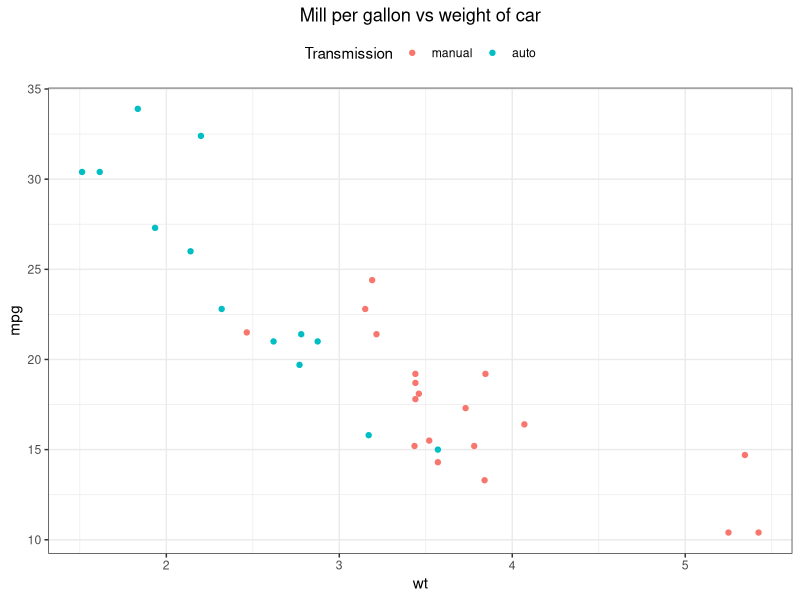

R code for this plot:
library(ggplot2)
attach(mtcars)
mdata <- mtcars
mdata$Transmission <- factor(am, labels = c("manual", "auto"))
p <- ggplot(mdata, aes(x=wt, y=mpg, colour = Transmission)) + geom_point()
p + theme_bw() + theme(legend.position="top", plot.title = element_text(hjust = 0.5)) + 
  ggtitle("Mill per gallon vs weight of car")
